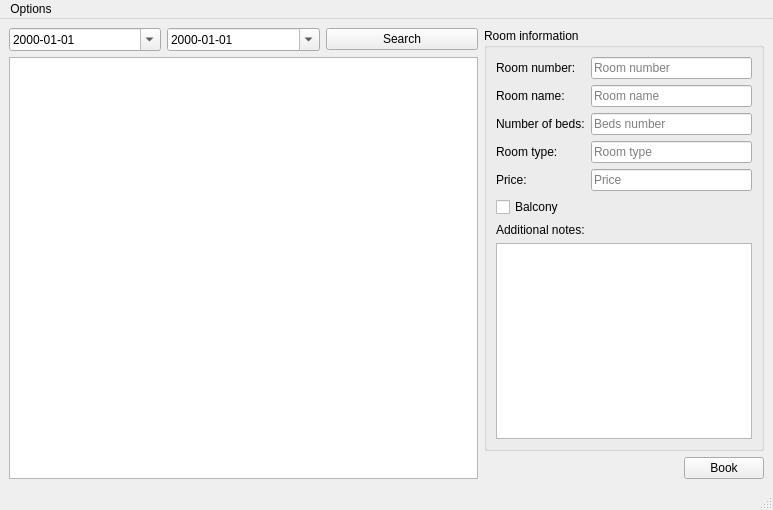
<?xml version="1.0" encoding="UTF-8"?>
<ui version="4.0">
 <class>availableRoomsWindow</class>
 <widget class="QMainWindow" name="availableRoomsWindow">
  <property name="geometry">
   <rect>
    <x>0</x>
    <y>0</y>
    <width>773</width>
    <height>510</height>
   </rect>
  </property>
  <property name="windowTitle">
   <string>MainWindow</string>
  </property>
  <widget class="QWidget" name="centralwidget">
   <layout class="QVBoxLayout" name="verticalLayout">
    <item>
     <layout class="QHBoxLayout" name="horizontalLayout" stretch="1,0">
      <item>
       <layout class="QVBoxLayout" name="verticalLayout_2">
        <item>
         <layout class="QHBoxLayout" name="horizontalLayout_3" stretch="0,0,0">
          <item>
           <widget class="QDateEdit" name="from_dateEdit">
            <property name="displayFormat">
             <string>yyyy-MM-dd</string>
            </property>
            <property name="calendarPopup">
             <bool>true</bool>
            </property>
           </widget>
          </item>
          <item>
           <widget class="QDateEdit" name="till_dateEdit">
            <property name="displayFormat">
             <string>yyyy-MM-dd</string>
            </property>
            <property name="calendarPopup">
             <bool>true</bool>
            </property>
           </widget>
          </item>
          <item>
           <widget class="QPushButton" name="search_pushButton">
            <property name="text">
             <string>Search</string>
            </property>
           </widget>
          </item>
         </layout>
        </item>
        <item>
         <widget class="QTableView" name="tableView"/>
        </item>
       </layout>
      </item>
      <item>
       <layout class="QVBoxLayout" name="RightPanel_verticalLayout">
        <item>
         <widget class="QGroupBox" name="verticalGroupBox">
          <property name="title">
           <string>Room information</string>
          </property>
          <layout class="QVBoxLayout" name="roomInformation_verticalLayout">
           <item>
            <layout class="QFormLayout" name="roomInfo_formLayout">
             <item row="2" column="0">
              <widget class="QLabel" name="label_3">
               <property name="text">
                <string>Room name:</string>
               </property>
              </widget>
             </item>
             <item row="2" column="1">
              <widget class="QLineEdit" name="roomName_lineEdit">
               <property name="text">
                <string/>
               </property>
               <property name="placeholderText">
                <string>Room name</string>
               </property>
              </widget>
             </item>
             <item row="3" column="0">
              <widget class="QLabel" name="label_6">
               <property name="text">
                <string>Number of beds:</string>
               </property>
              </widget>
             </item>
             <item row="3" column="1">
              <widget class="QLineEdit" name="numberOfBeds_lineEdit">
               <property name="placeholderText">
                <string>Beds number</string>
               </property>
              </widget>
             </item>
             <item row="4" column="0">
              <widget class="QLabel" name="label_4">
               <property name="text">
                <string>Room type:</string>
               </property>
              </widget>
             </item>
             <item row="4" column="1">
              <widget class="QLineEdit" name="roomType_lineEdit">
               <property name="placeholderText">
                <string>Room type</string>
               </property>
              </widget>
             </item>
             <item row="5" column="0">
              <widget class="QLabel" name="label_5">
               <property name="text">
                <string>Price:</string>
               </property>
              </widget>
             </item>
             <item row="1" column="0">
              <widget class="QLabel" name="label_2">
               <property name="text">
                <string>Room number:</string>
               </property>
              </widget>
             </item>
             <item row="1" column="1">
              <widget class="QLineEdit" name="roomNumber_lineEdit">
               <property name="placeholderText">
                <string>Room number</string>
               </property>
              </widget>
             </item>
             <item row="5" column="1">
              <widget class="QLineEdit" name="price_lineEdit">
               <property name="placeholderText">
                <string>Price</string>
               </property>
              </widget>
             </item>
            </layout>
           </item>
           <item>
            <widget class="QCheckBox" name="balcony_checkBox">
             <property name="text">
              <string>Balcony</string>
             </property>
            </widget>
           </item>
           <item>
            <widget class="QLabel" name="label">
             <property name="text">
              <string>Additional notes:</string>
             </property>
            </widget>
           </item>
           <item>
            <widget class="QPlainTextEdit" name="additionalNotes_plainTextEdit"/>
           </item>
          </layout>
         </widget>
        </item>
        <item>
         <layout class="QHBoxLayout" name="bookButton_horizontalLayout">
          <item>
           <spacer name="horizontalSpacer">
            <property name="orientation">
             <enum>Qt::Horizontal</enum>
            </property>
            <property name="sizeHint" stdset="0">
             <size>
              <width>40</width>
              <height>20</height>
             </size>
            </property>
           </spacer>
          </item>
          <item>
           <widget class="QPushButton" name="book_pushButton">
            <property name="text">
             <string>Book</string>
            </property>
           </widget>
          </item>
         </layout>
        </item>
       </layout>
      </item>
     </layout>
    </item>
   </layout>
  </widget>
  <widget class="QMenuBar" name="menubar">
   <property name="geometry">
    <rect>
     <x>0</x>
     <y>0</y>
     <width>773</width>
     <height>22</height>
    </rect>
   </property>
   <widget class="QMenu" name="menuOptions">
    <property name="title">
     <string>Options</string>
    </property>
    <addaction name="actionManage_reservations"/>
    <addaction name="actionEdit_users__data"/>
    <addaction name="actionLog_Out"/>
   </widget>
   <addaction name="menuOptions"/>
  </widget>
  <widget class="QStatusBar" name="statusbar"/>
  <action name="actionManage_reservations">
   <property name="checkable">
    <bool>false</bool>
   </property>
   <property name="text">
    <string>Manage reservations</string>
   </property>
  </action>
  <action name="actionEdit_users__data">
   <property name="text">
    <string>Edit users' data</string>
   </property>
  </action>
  <action name="actionLog_Out">
   <property name="text">
    <string>Log Out</string>
   </property>
  </action>
 </widget>
 <resources/>
 <connections/>
</ui>
